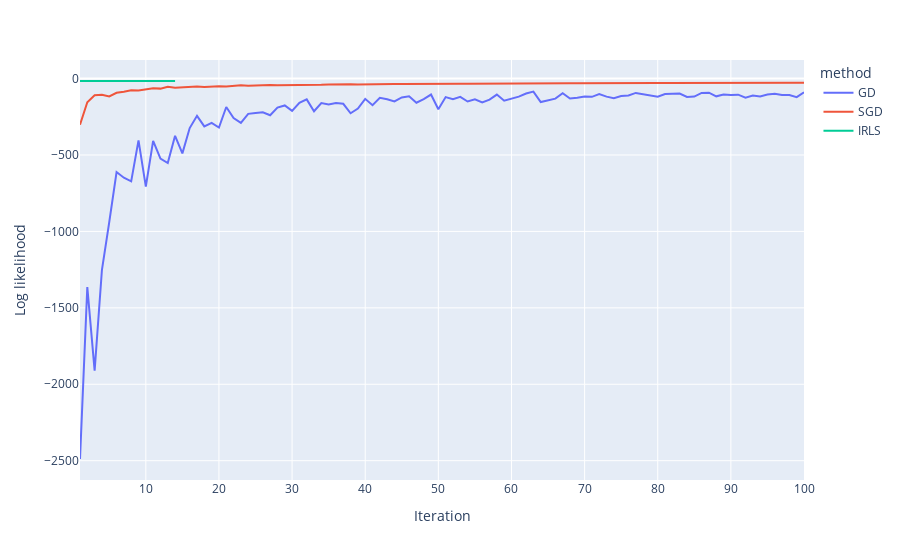

This figure's notebook cell:
### Code cell
px.line(df, x='Iteration', y='Log likelihood', color='method')

### Figure 1 — Plotly figure (JSON) as saved in the notebook; plotly's stock layout.template omitted (floating-point values rounded to 4 significant figures)
{"data": [{"hovertemplate": "method=GD<br>Iteration=%{x}<br>Log likelihood=%{y}<extra></extra>", "legendgroup": "GD", "line": {"color": "#636efa", "dash": "solid"}, "mode": "lines", "name": "GD", "orientation": "v", "showlegend": true, "type": "scatter", "x": [1, 2, 3, 4, 5, 6, 7, 8, 9, 10, 11, 12, 13, 14, 15, 16, 17, 18, 19, 20, 21, 22, 23, 24, 25, 26, 27, 28, 29, 30, 31, 32, 33, 34, 35, 36, 37, 38, 39, 40, 41, 42, 43, 44, 45, 46, 47, 48, 49, 50, 51, 52, 53, 54, 55, 56, 57, 58, 59, 60, 61, 62, 63, 64, 65, 66, 67, 68, 69, 70, 71, 72, 73, 74, 75, 76, 77, 78, 79, 80, 81, 82, 83, 84, 85, 86, 87, 88, 89, 90, 91, 92, 93, 94, 95, 96, 97, 98, 99, 100], "xaxis": "x", "y": [-2489.0, -1364.0, -1911.0, -1251.0, -939.7, -611.6, -648.6, -672.3, -404.3, -707.2, -407.7, -523.6, -552.6, -374.4, -489.5, -323.7, -243.7, -312.7, -290.2, -320.8, -186.2, -258.2, -289.7, -230.6, -224.8, -220.3, -240.1, -190.2, -175.7, -211.3, -158.4, -136.3, -213.8, -160.2, -169.3, -160.1, -165.2, -227.0, -196.6, -132.8, -174.5, -126.1, -135.3, -149.7, -123.6, -116.3, -158.3, -134.6, -104.5, -201.0, -121.1, -135.2, -120.1, -150.1, -135.3, -156.5, -137.5, -104.7, -144.7, -131.1, -118.4, -97.69, -85.51, -153.5, -141.5, -131.3, -96.13, -130.8, -126.1, -116.7, -119.4, -101.4, -118.1, -128.3, -114.4, -110.9, -93.95, -101.9, -107.1, -119.1, -101.1, -98.27, -98.14, -120.5, -118.0, -93.67, -92.12, -116.3, -104.2, -108.0, -105.5, -125.1, -111.4, -117.3, -104.7, -98.87, -107.9, -107.9, -121.7, -89.59], "yaxis": "y"}, {"hovertemplate": "method=SGD<br>Iteration=%{x}<br>Log likelihood=%{y}<extra></extra>", "legendgroup": "SGD", "line": {"color": "#EF553B", "dash": "solid"}, "mode": "lines", "name": "SGD", "orientation": "v", "showlegend": true, "type": "scatter", "x": [1, 2, 3, 4, 5, 6, 7, 8, 9, 10, 11, 12, 13, 14, 15, 16, 17, 18, 19, 20, 21, 22, 23, 24, 25, 26, 27, 28, 29, 30, 31, 32, 33, 34, 35, 36, 37, 38, 39, 40, 41, 42, 43, 44, 45, 46, 47, 48, 49, 50, 51, 52, 53, 54, 55, 56, 57, 58, 59, 60, 61, 62, 63, 64, 65, 66, 67, 68, 69, 70, 71, 72, 73, 74, 75, 76, 77, 78, 79, 80, 81, 82, 83, 84, 85, 86, 87, 88, 89, 90, 91, 92, 93, 94, 95, 96, 97, 98, 99, 100], "xaxis": "x", "y": [-302.3, -154.6, -109.5, -105.4, -116.7, -92.88, -85.94, -76.6, -78.54, -70.77, -62.73, -65.78, -53.26, -59.75, -58.25, -53.16, -51.13, -55.28, -51.43, -49.88, -52.2, -47.94, -44.17, -46.72, -43.63, -43.21, -42.37, -43.68, -43.7, -41.83, -40.36, -40.22, -41.14, -40.53, -38.32, -39.75, -37.42, -37.58, -38.5, -37.1, -36.37, -36.37, -36.98, -35.88, -35.93, -35.02, -34.91, -34.57, -34.72, -33.46, -33.91, -33.48, -33.36, -33.44, -32.9, -32.81, -32.39, -32.51, -31.03, -32.47, -31.76, -31.26, -31.31, -31.27, -31.11, -30.99, -30.67, -30.46, -30.79, -30.19, -30.34, -29.96, -30.27, -29.57, -29.77, -29.48, -29.48, -29.15, -29.36, -29.0, -28.98, -28.88, -28.52, -28.81, -28.35, -28.12, -28.36, -28.31, -28.53, -28.32, -28.36, -27.84, -27.74, -27.83, -27.78, -27.54, -27.48, -27.48, -27.42, -27.42], "yaxis": "y"}, {"hovertemplate": "method=IRLS<br>Iteration=%{x}<br>Log likelihood=%{y}<extra></extra>", "legendgroup": "IRLS", "line": {"color": "#00cc96", "dash": "solid"}, "mode": "lines", "name": "IRLS", "orientation": "v", "showlegend": true, "type": "scatter", "x": [1, 2, 3, 4, 5, 6, 7, 8, 9, 10, 11, 12, 13, 14], "xaxis": "x", "y": [-15.91, -15.91, -15.91, -15.91, -15.91, -15.91, -15.91, -15.91, -15.91, -15.91, -15.91, -15.91, -15.91, -15.91], "yaxis": "y"}], "layout": {"legend": {"title": {"text": "method"}, "tracegroupgap": 0}, "margin": {"t": 60}, "xaxis": {"anchor": "y", "domain": [0, 1], "title": {"text": "Iteration"}}, "yaxis": {"anchor": "x", "domain": [0, 1], "title": {"text": "Log likelihood"}}}}
